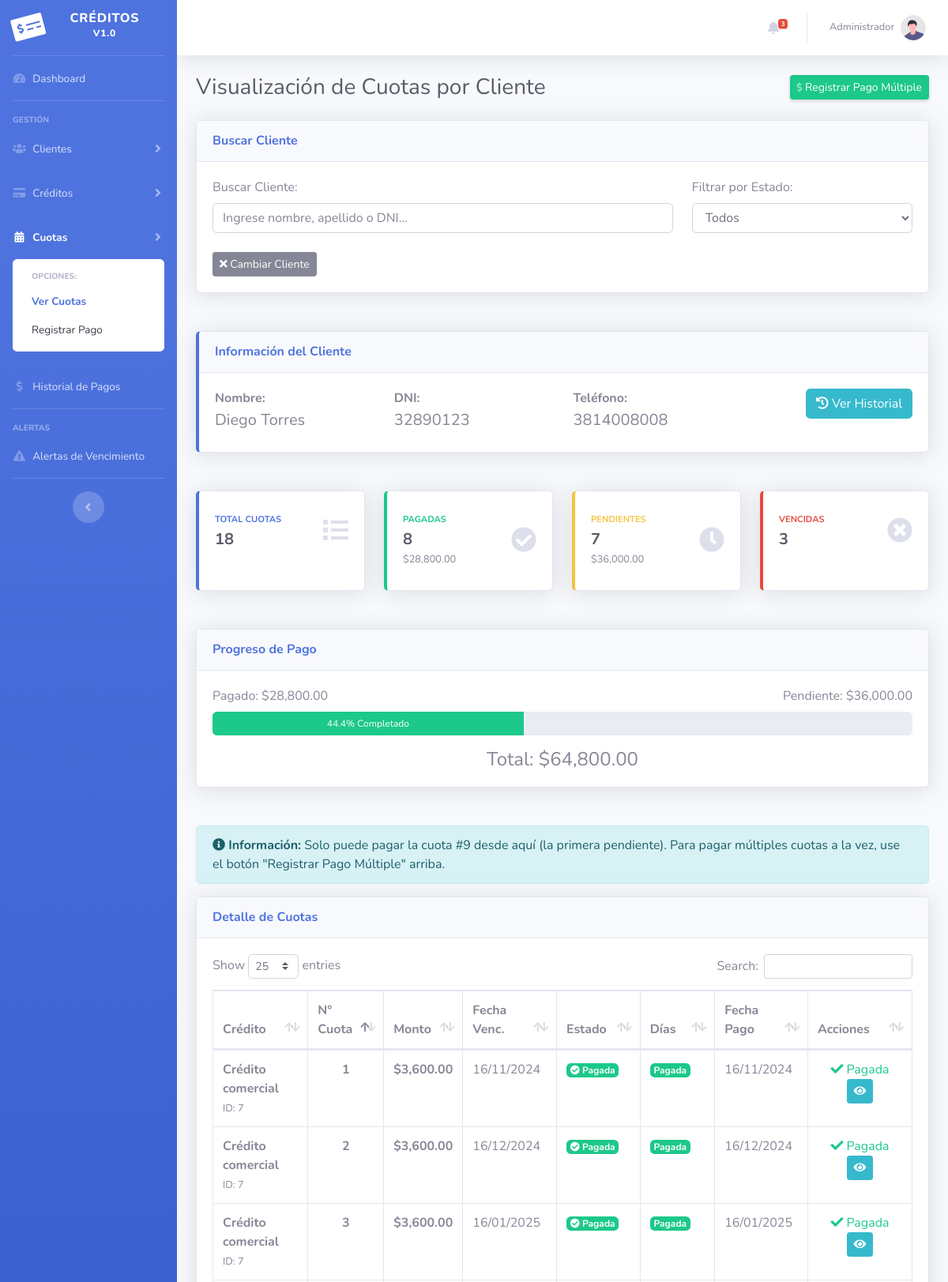
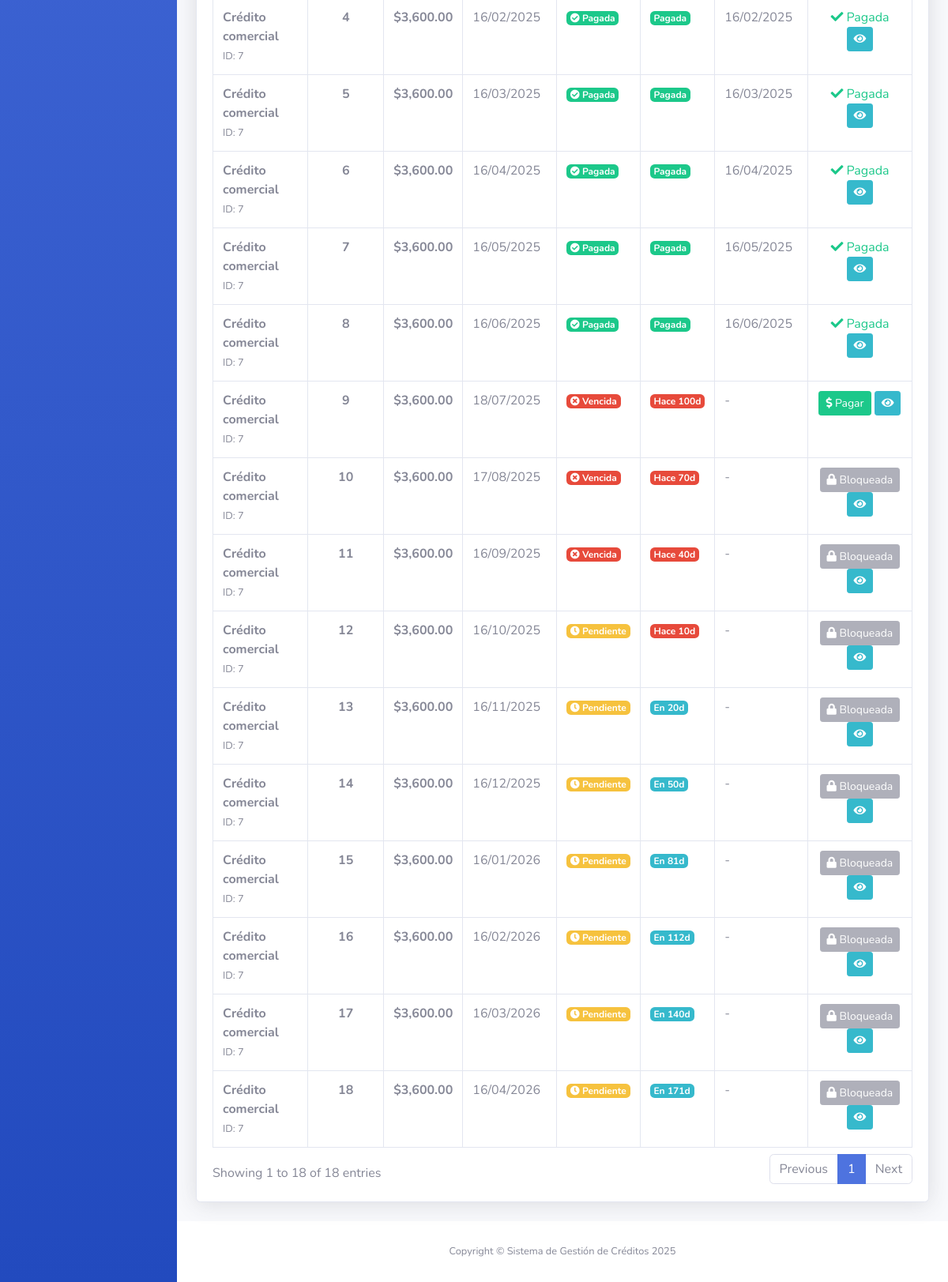
The app's page /cuotas/ver_cuotas_cliente.php?id_cliente=8 with its own data (2 pictures, top to bottom).
### tables this page shows
CREATE TABLE clientes (
    id_cliente INT AUTO_INCREMENT PRIMARY KEY,
    nombre VARCHAR(100) NOT NULL,
    apellido VARCHAR(100) NOT NULL,
    dni VARCHAR(20) UNIQUE NOT NULL,
    telefono VARCHAR(20),
    direccion VARCHAR(255),
    ciudad VARCHAR(100),
    email VARCHAR(100),
    estado ENUM('activo', 'inactivo', 'moroso') DEFAULT 'activo',
    fecha_registro DATETIME DEFAULT CURRENT_TIMESTAMP
);

CREATE TABLE cuotas (
    id_cuota INT AUTO_INCREMENT PRIMARY KEY,
    id_credito INT NOT NULL,
    numero_cuota INT NOT NULL,
    monto_cuota DECIMAL(10,2) NOT NULL,
    fecha_vencimiento DATE NOT NULL,
    fecha_pago DATETIME,
    estado ENUM('pendiente', 'pagada', 'vencida') DEFAULT 'pendiente',
    FOREIGN KEY (id_credito) REFERENCES creditos(id_credito) ON DELETE CASCADE
);

CREATE TABLE creditos (
    id_credito INT AUTO_INCREMENT PRIMARY KEY,
    id_cliente INT NOT NULL,
    monto_total DECIMAL(10,2) NOT NULL,
    cantidad_cuotas INT NOT NULL,
    cuota_mensual DECIMAL(10,2) NOT NULL,
    interes_anual DECIMAL(5,2) DEFAULT 0,
    fecha_inicio DATE NOT NULL,
    fecha_vencimiento DATE NOT NULL,
    descripcion TEXT,
    estado ENUM('activo', 'pagado', 'moroso') DEFAULT 'activo',
    fecha_creacion DATETIME DEFAULT CURRENT_TIMESTAMP,
    FOREIGN KEY (id_cliente) REFERENCES clientes(id_cliente) ON DELETE CASCADE
);

### cuotas/ver_cuotas_cliente.php (the view, shortened to what the rows shown need)
<?php
include '../conexion.php';
$extra_css = '<link href="../vendor/datatables/dataTables.bootstrap4.min.css" rel="stylesheet">';
$id_cliente = $_GET['id_cliente'] ?? 0;
$cuotas_result = null;
$cliente_info = null;
$estadisticas = null;
$primera_cuota_pendiente = null;
if ($id_cliente) {
    $stmt = $conn->prepare("SELECT nombre, apellido, dni, telefono FROM clientes WHERE id_cliente = ?");
    $stmt->bind_param("i", $id_cliente);
    $stmt->execute();
    $cliente_info = $stmt->get_result()->fetch_assoc();
    $stmt_primera = $conn->prepare("SELECT MIN(numero_cuota) as primera_pendiente
                                    FROM cuotas cu
                                    JOIN creditos cr ON cu.id_credito = cr.id_credito
                                    WHERE cr.id_cliente = ? AND cu.estado IN ('pendiente', 'vencida')");
    $stmt_primera->bind_param("i", $id_cliente);
    $stmt_primera->execute();
    $primera_cuota_pendiente = $stmt_primera->get_result()->fetch_assoc()['primera_pendiente'];
    $sql = "SELECT cu.*, cr.id_credito, cr.descripcion as descripcion_credito,
                   cr.monto_total, cr.estado as estado_credito
            FROM cuotas cu
            JOIN creditos cr ON cu.id_credito = cr.id_credito
            WHERE cr.id_cliente = ?";
    $sql .= " ORDER BY cu.numero_cuota ASC";
    $stmt = $conn->prepare($sql);
    $stmt->bind_param("i", $id_cliente);
    $stmt->execute();
    $cuotas_result = $stmt->get_result();
    $estadisticas = [
        'total' => $conn->query("SELECT COUNT(*) as total FROM cuotas cu
                                 JOIN creditos cr ON cu.id_credito = cr.id_credito
                                 WHERE cr.id_cliente = $id_cliente")->fetch_assoc()['total'],
        'pagadas' => $conn->query("SELECT COUNT(*) as total FROM cuotas cu
                                   JOIN creditos cr ON cu.id_credito = cr.id_credito
                                   WHERE cr.id_cliente = $id_cliente AND cu.estado = 'pagada'")->fetch_assoc()['total'],
        'pendientes' => $conn->query("SELECT COUNT(*) as total FROM cuotas cu
                                      JOIN creditos cr ON cu.id_credito = cr.id_credito
                                      WHERE cr.id_cliente = $id_cliente AND cu.estado = 'pendiente'")->fetch_assoc()['total'],
        'vencidas' => $conn->query("SELECT COUNT(*) as total FROM cuotas cu
                                    JOIN creditos cr ON cu.id_credito = cr.id_credito
                                    WHERE cr.id_cliente = $id_cliente AND cu.estado = 'vencida'")->fetch_assoc()['total'],
        'monto_total' => $conn->query("SELECT SUM(cu.monto_cuota) as total FROM cuotas cu
                                       JOIN creditos cr ON cu.id_credito = cr.id_credito
                                       WHERE cr.id_cliente = $id_cliente")->fetch_assoc()['total'] ?? 0,
        'monto_pagado' => $conn->query("SELECT SUM(cu.monto_cuota) as total FROM cuotas cu
                                        JOIN creditos cr ON cu.id_credito = cr.id_credito
                                        WHERE cr.id_cliente = $id_cliente AND cu.estado = 'pagada'")->fetch_assoc()['total'] ?? 0,
        'monto_pendiente' => $conn->query("SELECT SUM(cu.monto_cuota) as total FROM cuotas cu
                                           JOIN creditos cr ON cu.id_credito = cr.id_credito
                                           WHERE cr.id_cliente = $id_cliente AND cu.estado IN ('pendiente', 'vencida')")->fetch_assoc()['total'] ?? 0
    ];
}
include '../includes/header.php';
?>
<div class="d-sm-flex align-items-center justify-content-between mb-4">
    <h1 class="h3 mb-0 text-gray-800">Visualización de Cuotas por Cliente</h1>
</div>
<?php if ($id_cliente && $cliente_info): ?>
<div class="row mb-4">
    <div class="col-lg-12">
        <div class="card shadow mb-4 border-left-primary">
            <div class="card-header py-3">
                <h6 class="m-0 font-weight-bold text-primary">Información del Cliente</h6>
            </div>
            <div class="card-body">
                <div class="row">
                    <div class="col-md-3">
                        <p class="mb-1"><strong>Nombre:</strong></p>
                        <h5><?php echo $cliente_info['nombre'] . ' ' . $cliente_info['apellido']; ?></h5>
                    </div>
                    <div class="col-md-3">
                        <p class="mb-1"><strong>DNI:</strong></p>
                        <h5><?php echo $cliente_info['dni']; ?></h5>
                    </div>
                    <div class="col-md-3">
                        <p class="mb-1"><strong>Teléfono:</strong></p>
                        <h5><?php echo $cliente_info['telefono'] ?: 'No registrado'; ?></h5>
                    </div>
                    <div class="col-md-3 text-right">
                        <a href="../clientes/historial_cliente.php?id=<?php echo $id_cliente; ?>" class="btn btn-info">
                            <i class="fas fa-history"></i> Ver Historial
                        </a>
                    </div>
                </div>
            </div>
        </div>
    </div>
</div>
<div class="row mb-4">
    <div class="col-xl-3 col-md-6 mb-4">
        <div class="card border-left-primary shadow h-100 py-2">
            <div class="card-body">
                <div class="row no-gutters align-items-center">
                    <div class="col mr-2">
                        <div class="text-xs font-weight-bold text-primary text-uppercase mb-1">Total Cuotas</div>
                        <div class="h5 mb-0 font-weight-bold text-gray-800"><?php echo $estadisticas['total']; ?></div>
                    </div>
                    <div class="col-auto">
                        <i class="fas fa-list fa-2x text-gray-300"></i>
                    </div>
                </div>
            </div>
        </div>
    </div>
    <div class="col-xl-3 col-md-6 mb-4">
        <div class="card border-left-success shadow h-100 py-2">
            <div class="card-body">
                <div class="row no-gutters align-items-center">
                    <div class="col mr-2">
                        <div class="text-xs font-weight-bold text-success text-uppercase mb-1">Pagadas</div>
                        <div class="h5 mb-0 font-weight-bold text-gray-800"><?php echo $estadisticas['pagadas']; ?></div>
                        <small class="text-muted">$<?php echo number_format($estadisticas['monto_pagado'], 2); ?></small>
                    </div>
                    <div class="col-auto">
                        <i class="fas fa-check-circle fa-2x text-gray-300"></i>
                    </div>
                </div>
            </div>
        </div>
    </div>
    <div class="col-xl-3 col-md-6 mb-4">
        <div class="card border-left-warning shadow h-100 py-2">
            <div class="card-body">
                <div class="row no-gutters align-items-center">
                    <div class="col mr-2">
                        <div class="text-xs font-weight-bold text-warning text-uppercase mb-1">Pendientes</div>
                        <div class="h5 mb-0 font-weight-bold text-gray-800"><?php echo $estadisticas['pendientes']; ?></div>
                        <small class="text-muted">$<?php echo number_format($estadisticas['monto_pendiente'], 2); ?></small>
                    </div>
                    <div class="col-auto">
                        <i class="fas fa-clock fa-2x text-gray-300"></i>
                    </div>
                </div>
            </div>
        </div>
    </div>
    <div class="col-xl-3 col-md-6 mb-4">
        <div class="card border-left-danger shadow h-100 py-2">
            <div class="card-body">
                <div class="row no-gutters align-items-center">
                    <div class="col mr-2">
                        <div class="text-xs font-weight-bold text-danger text-uppercase mb-1">Vencidas</div>
                        <div class="h5 mb-0 font-weight-bold text-gray-800"><?php echo $estadisticas['vencidas']; ?></div>
                    </div>
                    <div class="col-auto">
                        <i class="fas fa-times-circle fa-2x text-gray-300"></i>
                    </div>
                </div>
            </div>
        </div>
    </div>
</div>
<div class="row mb-4">
    <div class="col-lg-12">
        <div class="card shadow mb-4">
            <div class="card-header py-3">
                <h6 class="m-0 font-weight-bold text-primary">Progreso de Pago</h6>
            </div>
            <div class="card-body">
                <?php
                $progreso = ($estadisticas['monto_total'] > 0) ? ($estadisticas['monto_pagado'] / $estadisticas['monto_total']) * 100 : 0;
                ?>
                <div class="mb-3">
                    <div class="d-flex justify-content-between mb-2">
                        <span>Pagado: $<?php echo number_format($estadisticas['monto_pagado'], 2); ?></span>
                        <span>Pendiente: $<?php echo number_format($estadisticas['monto_pendiente'], 2); ?></span>
                    </div>
                    <div class="progress" style="height: 30px;">
                        <div class="progress-bar bg-success" role="progressbar"
                             style="width: <?php echo $progreso; ?>%;">
                            <?php echo round($progreso, 1); ?>% Completado
                        </div>
                    </div>
                </div>
                <div class="text-center">
                    <h4 class="mb-0">Total: $<?php echo number_format($estadisticas['monto_total'], 2); ?></h4>
                </div>
            </div>
        </div>
    </div>
</div>
<?php if ($primera_cuota_pendiente): ?>
<div class="alert alert-info">
    <i class="fas fa-info-circle"></i>
    <strong>Información:</strong> Solo puede pagar la cuota #<?php echo $primera_cuota_pendiente; ?> desde aquí (la primera pendiente).
    Para pagar múltiples cuotas a la vez, use el botón "Registrar Pago Múltiple" arriba.
</div>
<?php endif; ?>
<div class="card shadow mb-4">
    <div class="card-header py-3 d-flex flex-row align-items-center justify-content-between">
        <h6 class="m-0 font-weight-bold text-primary">Detalle de Cuotas</h6>
    </div>
    <div class="card-body">
        <div class="table-responsive">
            <table class="table table-bordered table-hover" id="dataTable">
                <thead>
                    <tr>
                        <th>Crédito</th>
                        <th>N° Cuota</th>
                        <th>Monto</th>
                        <th>Fecha Venc.</th>
                        <th>Estado</th>
                        <th>Días</th>
                        <th>Fecha Pago</th>
                        <th>Acciones</th>
                    </tr>
                </thead>
                <tbody>
                    <?php while ($cuota = $cuotas_result->fetch_assoc()):
                        $badge_cuota = 'secondary';
                        $icon = 'fa-clock';
                        if ($cuota['estado'] == 'pagada') {
                            $badge_cuota = 'success';
                            $icon = 'fa-check-circle';
                        } elseif ($cuota['estado'] == 'vencida') {
                            $badge_cuota = 'danger';
                            $icon = 'fa-times-circle';
                        } elseif ($cuota['estado'] == 'pendiente') {
                            $badge_cuota = 'warning';
                            $icon = 'fa-clock';
                        }
                        $hoy = new DateTime();
                        $fecha_venc = new DateTime($cuota['fecha_vencimiento']);
                        $diferencia = $hoy->diff($fecha_venc);
                        $dias = $diferencia->days;
                        $dias_texto = '';
                        $badge_dias = 'info';
                        if ($cuota['estado'] == 'pagada') {
                            $dias_texto = 'Pagada';
                            $badge_dias = 'success';
                        } elseif ($fecha_venc < $hoy) {
                            $dias_texto = 'Hace ' . $dias . 'd';
                            $badge_dias = 'danger';
                        } else {
                            $dias_texto = 'En ' . $dias . 'd';
                            $badge_dias = 'info';
                        }
                        $puede_pagar = ($cuota['numero_cuota'] == $primera_cuota_pendiente && $cuota['estado'] != 'pagada');
                    ?>
                    <tr>
                        <td>
                            <strong><?php echo $cuota['descripcion_credito']; ?></strong>
                            <br><small class="text-muted">ID: <?php echo $cuota['id_credito']; ?></small>
                        </td>
                        <td class="text-center"><strong><?php echo $cuota['numero_cuota']; ?></strong></td>
                        <td><strong>$<?php echo number_format($cuota['monto_cuota'], 2); ?></strong></td>
                        <td><?php echo date('d/m/Y', strtotime($cuota['fecha_vencimiento'])); ?></td>
                        <td>
                            <span class="badge badge-<?php echo $badge_cuota; ?>">
                                <i class="fas <?php echo $icon; ?>"></i>
                                <?php echo ucfirst($cuota['estado']); ?>
                            </span>
                        </td>
                        <td>
                            <span class="badge badge-<?php echo $badge_dias; ?>">
                                <?php echo $dias_texto; ?>
                            </span>
                        </td>
                        <td><?php echo $cuota['fecha_pago'] ? date('d/m/Y', strtotime($cuota['fecha_pago'])) : '-'; ?></td>
                        <td class="text-center">
                            <?php if ($puede_pagar): ?>
                            <button class="btn btn-success btn-sm" onclick="pagarCuota(<?php echo $cuota['id_cuota']; ?>, <?php echo $cuota['monto_cuota']; ?>)">
                                <i class="fas fa-dollar-sign"></i> Pagar
                            </button>
                            <?php elseif ($cuota['estado'] != 'pagada'): ?>
                            <button class="btn btn-secondary btn-sm" disabled title="Debe pagar las cuotas anteriores primero">
                                <i class="fas fa-lock"></i> Bloqueada
                            </button>
                            <?php else: ?>
                            <span class="text-success">
                                <i class="fas fa-check"></i> Pagada
                            </span>
                            <?php endif; ?>
                            <a href="../creditos/detalle_credito.php?id=<?php echo $cuota['id_credito']; ?>"
                               class="btn btn-info btn-sm">
                                <i class="fas fa-eye"></i>
                            </a>
                        </td>
                    </tr>
                    <?php endwhile; ?>
                </tbody>
            </table>
        </div>
    </div>
</div>
<?php endif; ?>
<?php
include '../includes/footer.php';
?>

### records on screen
clientes: nombre "Diego", apellido "Torres", dni "32890123", telefono "3814008008"
cuotas: id_credito.descripcion "Crédito comercial", id_credito.id_credito "7", numero_cuota "1", monto_cuota "3,600.00", fecha_vencimiento "16/11/2024", estado "Pagada", fecha_pago "16/11/2024"
cuotas: id_credito.descripcion "Crédito comercial", id_credito.id_credito "7", numero_cuota "2", monto_cuota "3,600.00", fecha_vencimiento "16/12/2024", estado "Pagada", fecha_pago "16/12/2024"
cuotas: id_credito.descripcion "Crédito comercial", id_credito.id_credito "7", numero_cuota "3", monto_cuota "3,600.00", fecha_vencimiento "16/01/2025", estado "Pagada", fecha_pago "16/01/2025"
cuotas: id_credito.descripcion "Crédito comercial", id_credito.id_credito "7", numero_cuota "4", monto_cuota "3,600.00", fecha_vencimiento "16/02/2025", estado "Pagada", fecha_pago "16/02/2025"
cuotas: id_credito.descripcion "Crédito comercial", id_credito.id_credito "7", numero_cuota "5", monto_cuota "3,600.00", fecha_vencimiento "16/03/2025", estado "Pagada", fecha_pago "16/03/2025"
cuotas: id_credito.descripcion "Crédito comercial", id_credito.id_credito "7", numero_cuota "6", monto_cuota "3,600.00", fecha_vencimiento "16/04/2025", estado "Pagada", fecha_pago "16/04/2025"
cuotas: id_credito.descripcion "Crédito comercial", id_credito.id_credito "7", numero_cuota "7", monto_cuota "3,600.00", fecha_vencimiento "16/05/2025", estado "Pagada", fecha_pago "16/05/2025"
cuotas: id_credito.descripcion "Crédito comercial", id_credito.id_credito "7", numero_cuota "8", monto_cuota "3,600.00", fecha_vencimiento "16/06/2025", estado "Pagada", fecha_pago "16/06/2025"
cuotas: id_credito.descripcion "Crédito comercial", id_credito.id_credito "7", numero_cuota "9", monto_cuota "3,600.00", fecha_vencimiento "18/07/2025", estado "Vencida", fecha_vencimiento "Hace 100d"
cuotas: id_credito.descripcion "Crédito comercial", id_credito.id_credito "7", numero_cuota "10", monto_cuota "3,600.00", fecha_vencimiento "17/08/2025", estado "Vencida", fecha_vencimiento "Hace 70d", shows "Bloqueada"
cuotas: id_credito.descripcion "Crédito comercial", id_credito.id_credito "7", numero_cuota "11", monto_cuota "3,600.00", fecha_vencimiento "16/09/2025", estado "Vencida", fecha_vencimiento "Hace 40d", shows "Bloqueada"
cuotas: id_credito.descripcion "Crédito comercial", id_credito.id_credito "7", numero_cuota "12", monto_cuota "3,600.00", fecha_vencimiento "16/10/2025", estado "Pendiente", fecha_vencimiento "Hace 10d", shows "Bloqueada"
cuotas: id_credito.descripcion "Crédito comercial", id_credito.id_credito "7", numero_cuota "13", monto_cuota "3,600.00", fecha_vencimiento "16/11/2025", estado "Pendiente", fecha_vencimiento "En 20d", shows "Bloqueada"
cuotas: id_credito.descripcion "Crédito comercial", id_credito.id_credito "7", numero_cuota "14", monto_cuota "3,600.00", fecha_vencimiento "16/12/2025", estado "Pendiente", fecha_vencimiento "En 50d", shows "Bloqueada"
cuotas: id_credito.descripcion "Crédito comercial", id_credito.id_credito "7", numero_cuota "15", monto_cuota "3,600.00", fecha_vencimiento "16/01/2026", estado "Pendiente", fecha_vencimiento "En 81d", shows "Bloqueada"
cuotas: id_credito.descripcion "Crédito comercial", id_credito.id_credito "7", numero_cuota "16", monto_cuota "3,600.00", fecha_vencimiento "16/02/2026", estado "Pendiente", fecha_vencimiento "En 112d", shows "Bloqueada"
cuotas: id_credito.descripcion "Crédito comercial", id_credito.id_credito "7", numero_cuota "17", monto_cuota "3,600.00", fecha_vencimiento "16/03/2026", estado "Pendiente", fecha_vencimiento "En 140d", shows "Bloqueada"
cuotas: id_credito.descripcion "Crédito comercial", id_credito.id_credito "7", numero_cuota "18", monto_cuota "3,600.00", fecha_vencimiento "16/04/2026", estado "Pendiente", fecha_vencimiento "En 171d", shows "Bloqueada"

### other values on screen
$creditos_morosos_count "3"
$estadisticas['total'] "18"
$estadisticas['pagadas'] "8"
$estadisticas['monto_pagado'] "28,800.00"
$estadisticas['pendientes'] "7"
$estadisticas['monto_pendiente'] "36,000.00"
$estadisticas['vencidas'] "3"
$progreso "44.4"
$estadisticas['monto_total'] "64,800.00"
$primera_cuota_pendiente "9"
